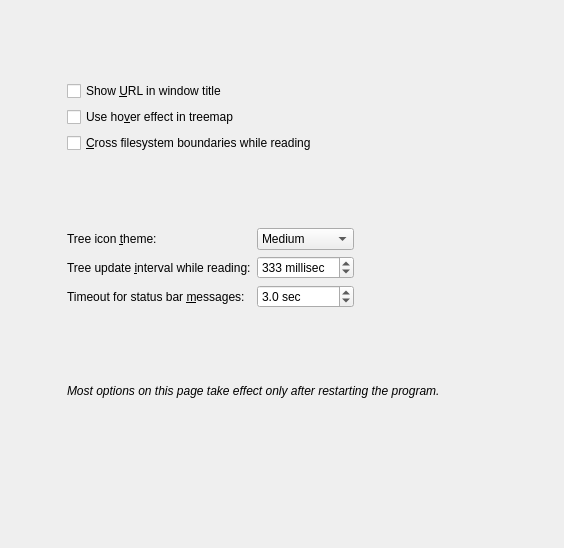
<?xml version="1.0" encoding="UTF-8"?>
<ui version="4.0">
 <class>GeneralConfigPage</class>
 <widget class="QWidget" name="GeneralConfigPage">
  <property name="geometry">
   <rect>
    <x>0</x>
    <y>0</y>
    <width>564</width>
    <height>548</height>
   </rect>
  </property>
  <property name="windowTitle">
   <string>Form</string>
  </property>
  <layout class="QHBoxLayout" name="horizontalLayout">
   <item>
    <spacer name="horizontalSpacer">
     <property name="orientation">
      <enum>Qt::Horizontal</enum>
     </property>
     <property name="sizeHint" stdset="0">
      <size>
       <width>16</width>
       <height>20</height>
      </size>
     </property>
    </spacer>
   </item>
   <item>
    <layout class="QVBoxLayout" name="verticalLayout_2">
     <item>
      <spacer name="verticalSpacer_6">
       <property name="orientation">
        <enum>Qt::Vertical</enum>
       </property>
       <property name="sizeHint" stdset="0">
        <size>
         <width>20</width>
         <height>20</height>
        </size>
       </property>
      </spacer>
     </item>
     <item>
      <layout class="QVBoxLayout" name="verticalLayout">
       <item>
        <widget class="QCheckBox" name="urlInWindowTitleCheckBox">
         <property name="text">
          <string>Show &amp;URL in window title</string>
         </property>
        </widget>
       </item>
       <item>
        <widget class="QCheckBox" name="useTreemapHoverCheckBox">
         <property name="text">
          <string>Use ho&amp;ver effect in treemap</string>
         </property>
        </widget>
       </item>
       <item>
        <widget class="QCheckBox" name="crossFilesystemsCheckBox">
         <property name="text">
          <string>&amp;Cross filesystem boundaries while reading</string>
         </property>
        </widget>
       </item>
      </layout>
     </item>
     <item>
      <spacer name="verticalSpacer_4">
       <property name="orientation">
        <enum>Qt::Vertical</enum>
       </property>
       <property name="sizeHint" stdset="0">
        <size>
         <width>20</width>
         <height>20</height>
        </size>
       </property>
      </spacer>
     </item>
     <item>
      <layout class="QGridLayout" name="gridLayout">
       <item row="0" column="0">
        <widget class="QLabel" name="treeIconThemeCaption">
         <property name="text">
          <string>Tree icon &amp;theme:</string>
         </property>
         <property name="buddy">
          <cstring>treeIconThemeComboBox</cstring>
         </property>
        </widget>
       </item>
       <item row="0" column="1">
        <widget class="QComboBox" name="treeIconThemeComboBox">
         <property name="currentIndex">
          <number>0</number>
         </property>
         <item>
          <property name="text">
           <string>Medium</string>
          </property>
         </item>
         <item>
          <property name="text">
           <string>Small</string>
          </property>
         </item>
        </widget>
       </item>
       <item row="0" column="2">
        <spacer name="horizontalSpacer_6">
         <property name="orientation">
          <enum>Qt::Horizontal</enum>
         </property>
         <property name="sizeHint" stdset="0">
          <size>
           <width>36</width>
           <height>20</height>
          </size>
         </property>
        </spacer>
       </item>
       <item row="1" column="0">
        <widget class="QLabel" name="treeUpdateIntervalCaption">
         <property name="text">
          <string>Tree update &amp;interval while reading:</string>
         </property>
         <property name="buddy">
          <cstring>treeUpdateIntervalSpinBox</cstring>
         </property>
        </widget>
       </item>
       <item row="1" column="1">
        <widget class="QSpinBox" name="treeUpdateIntervalSpinBox">
         <property name="suffix">
          <string> millisec</string>
         </property>
         <property name="minimum">
          <number>50</number>
         </property>
         <property name="maximum">
          <number>5000</number>
         </property>
         <property name="value">
          <number>333</number>
         </property>
        </widget>
       </item>
       <item row="1" column="2">
        <spacer name="horizontalSpacer_2">
         <property name="orientation">
          <enum>Qt::Horizontal</enum>
         </property>
         <property name="sizeHint" stdset="0">
          <size>
           <width>36</width>
           <height>20</height>
          </size>
         </property>
        </spacer>
       </item>
       <item row="2" column="0">
        <widget class="QLabel" name="statusBarTimeoutCaption">
         <property name="text">
          <string>Timeout for status bar &amp;messages:</string>
         </property>
         <property name="buddy">
          <cstring>statusBarTimeoutSpinBox</cstring>
         </property>
        </widget>
       </item>
       <item row="2" column="1">
        <widget class="QDoubleSpinBox" name="statusBarTimeoutSpinBox">
         <property name="suffix">
          <string> sec</string>
         </property>
         <property name="decimals">
          <number>1</number>
         </property>
         <property name="minimum">
          <double>0.500000000000000</double>
         </property>
         <property name="maximum">
          <double>300.000000000000000</double>
         </property>
         <property name="value">
          <double>3.000000000000000</double>
         </property>
        </widget>
       </item>
       <item row="2" column="2">
        <spacer name="horizontalSpacer_5">
         <property name="orientation">
          <enum>Qt::Horizontal</enum>
         </property>
         <property name="sizeHint" stdset="0">
          <size>
           <width>36</width>
           <height>20</height>
          </size>
         </property>
        </spacer>
       </item>
      </layout>
     </item>
     <item>
      <spacer name="verticalSpacer_5">
       <property name="orientation">
        <enum>Qt::Vertical</enum>
       </property>
       <property name="sizeHint" stdset="0">
        <size>
         <width>20</width>
         <height>20</height>
        </size>
       </property>
      </spacer>
     </item>
     <item>
      <widget class="QLabel" name="label">
       <property name="font">
        <font>
         <italic>true</italic>
        </font>
       </property>
       <property name="text">
        <string>Most options on this page take effect only after restarting the program.</string>
       </property>
      </widget>
     </item>
     <item>
      <spacer name="verticalSpacer_3">
       <property name="orientation">
        <enum>Qt::Vertical</enum>
       </property>
       <property name="sizeHint" stdset="0">
        <size>
         <width>20</width>
         <height>20</height>
        </size>
       </property>
      </spacer>
     </item>
     <item>
      <spacer name="verticalSpacer_7">
       <property name="orientation">
        <enum>Qt::Vertical</enum>
       </property>
       <property name="sizeHint" stdset="0">
        <size>
         <width>20</width>
         <height>20</height>
        </size>
       </property>
      </spacer>
     </item>
    </layout>
   </item>
   <item>
    <spacer name="horizontalSpacer_3">
     <property name="orientation">
      <enum>Qt::Horizontal</enum>
     </property>
     <property name="sizeHint" stdset="0">
      <size>
       <width>17</width>
       <height>20</height>
      </size>
     </property>
    </spacer>
   </item>
   <item>
    <spacer name="horizontalSpacer_4">
     <property name="orientation">
      <enum>Qt::Horizontal</enum>
     </property>
     <property name="sizeHint" stdset="0">
      <size>
       <width>15</width>
       <height>20</height>
      </size>
     </property>
    </spacer>
   </item>
  </layout>
 </widget>
 <resources/>
 <connections/>
</ui>
